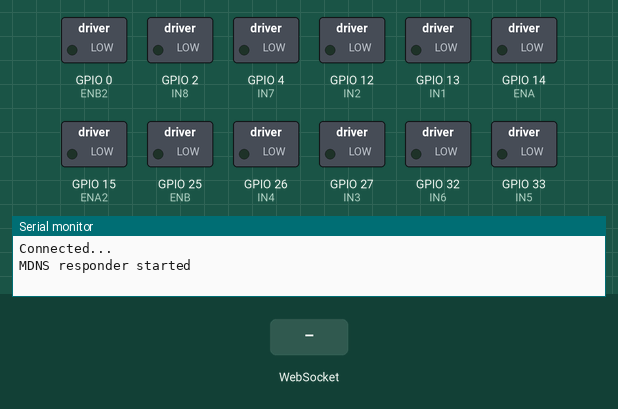
Simulated run of this sketch. Board: ESP32. Shown: switched loads named in the sketch (green lamp = pin HIGH), the last lines printed to the serial monitor. The test bench sets the inputs (shaded band). WiFi joins after 1.5 s; servers stay silent unless stated.

Above: at 2.7 s.
2.8 s: WebSocket text "forward" received
At 3.3 s:
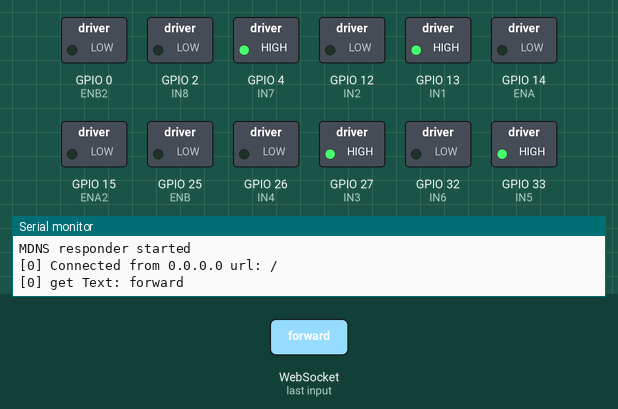
4.3 s: WebSocket text "backward" received
At 5.5 s:
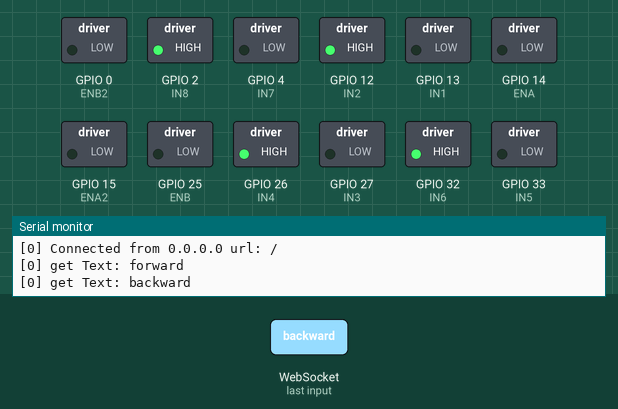
5.8 s: WebSocket text "right" received
At 6.8 s:
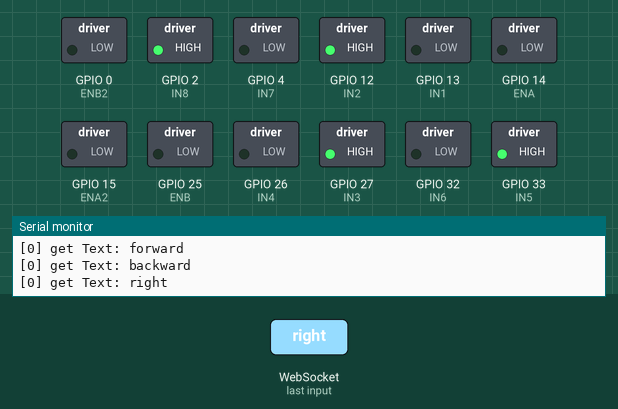
7.3 s: WebSocket text "left" received
At 7.9 s:
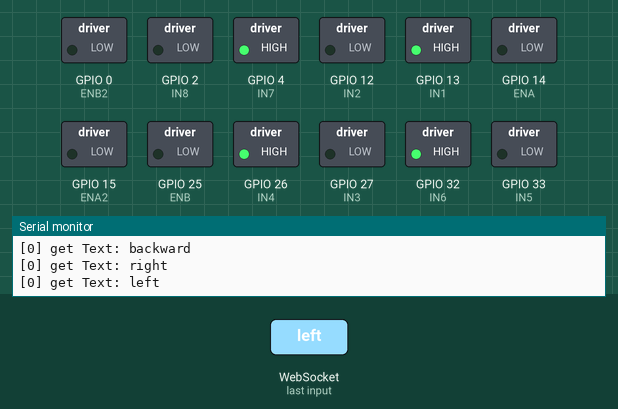
8.8 s: WebSocket text "turnRight" received
At 9.1 s:
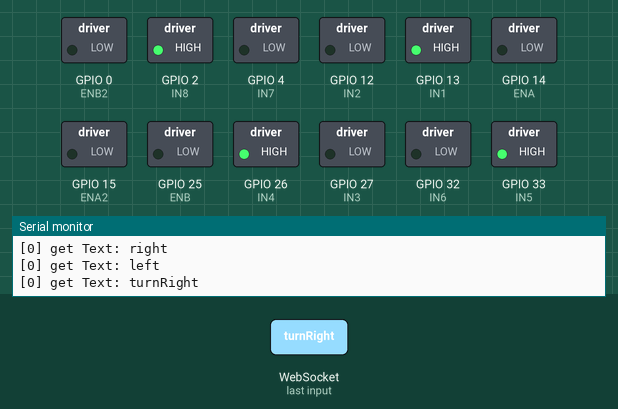
10.3 s: WebSocket text "turnLeft" received
At 11.4 s:
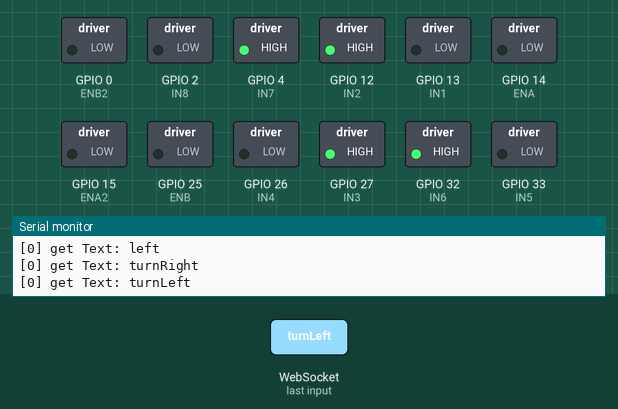
Timing chart, 0 to 12.8 s (numbered marks = the images above; inputs shaded):
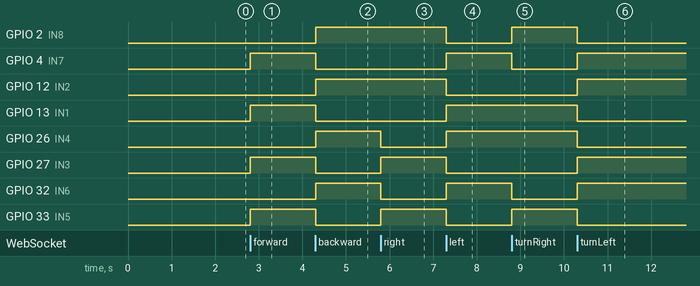

The sketch:

KoKuBot_Local_Server.ino
```cpp
#include <WiFi.h>
#include <ESPmDNS.h>
#include <WiFiManager.h>
#include <WebSocketsServer.h>
#include <Ticker.h>
#include <ArduinoJson.h>
#include <ESPAsyncWebServer.h>
#include <AsyncElegantOTA.h>

// SSID dan Password
const char* ssid = "ESP32";
const char* password = "1sampai100";

// Pin Motor
#define IN1 13
#define IN2 12
#define ENA 14
#define IN3 27
#define IN4 26
#define ENB 25
#define IN5 33
#define IN6 32
#define ENA2 15
#define IN7 4
#define IN8 2
#define ENB2 0

AsyncWebServer server(80);
WebSocketsServer websockets(81);
Ticker timer;

void stopMotors() {
  digitalWrite(IN1, LOW);
  digitalWrite(IN2, LOW);
  digitalWrite(IN3, LOW);
  digitalWrite(IN4, LOW);
  digitalWrite(IN5, LOW);
  digitalWrite(IN6, LOW);
  digitalWrite(IN7, LOW);
  digitalWrite(IN8, LOW);
}

void moveForward() {
  digitalWrite(IN1, HIGH);
  digitalWrite(IN2, LOW);
  digitalWrite(IN3, HIGH);
  digitalWrite(IN4, LOW);
  digitalWrite(IN5, HIGH);
  digitalWrite(IN6, LOW);
  digitalWrite(IN7, HIGH);
  digitalWrite(IN8, LOW);
}

void moveBackward() {
  digitalWrite(IN1, LOW);
  digitalWrite(IN2, HIGH);
  digitalWrite(IN3, LOW);
  digitalWrite(IN4, HIGH);
  digitalWrite(IN5, LOW);
  digitalWrite(IN6, HIGH);
  digitalWrite(IN7, LOW);
  digitalWrite(IN8, HIGH);
}

void moveRight() {
  digitalWrite(IN1, LOW);
  digitalWrite(IN2, HIGH);
  digitalWrite(IN3, HIGH);
  digitalWrite(IN4, LOW);
  digitalWrite(IN5, HIGH);
  digitalWrite(IN6, LOW);
  digitalWrite(IN7, LOW);
  digitalWrite(IN8, HIGH);
}

void moveLeft() {
  digitalWrite(IN1, HIGH);
  digitalWrite(IN2, LOW);
  digitalWrite(IN3, LOW);
  digitalWrite(IN4, HIGH);
  digitalWrite(IN5, LOW);
  digitalWrite(IN6, HIGH);
  digitalWrite(IN7, HIGH);
  digitalWrite(IN8, LOW);
}

void turnRight() {
  digitalWrite(IN1, HIGH);
  digitalWrite(IN2, LOW);
  digitalWrite(IN3, LOW);
  digitalWrite(IN4, HIGH);
  digitalWrite(IN5, HIGH);
  digitalWrite(IN6, LOW);
  digitalWrite(IN7, LOW);
  digitalWrite(IN8, HIGH);
}

void turnLeft() {
  digitalWrite(IN1, LOW);
  digitalWrite(IN2, HIGH);
  digitalWrite(IN3, HIGH);
  digitalWrite(IN4, LOW);
  digitalWrite(IN5, LOW);
  digitalWrite(IN6, HIGH);
  digitalWrite(IN7, HIGH);
  digitalWrite(IN8, LOW);
}

void webSocketEvent(uint8_t num, WStype_t type, uint8_t * payload, size_t length) {
  switch (type) {
    case WStype_DISCONNECTED:
      Serial.printf("[%u] Disconnected!\n", num);
      break;
    case WStype_CONNECTED: {
        IPAddress ip = websockets.remoteIP(num);
        Serial.printf("[%u] Connected from %d.%d.%d.%d url: %s\n", num, ip[0], ip[1], ip[2], ip[3], payload);
        websockets.sendTXT(num, "Connected from server");
      }
      break;
    case WStype_TEXT:
      Serial.printf("[%u] get Text: %s\n", num, payload);
      String message = String((char*)(payload));
      if (message == "forward") moveForward();
      else if (message == "backward") moveBackward();
      else if (message == "right") moveRight();
      else if (message == "left") moveLeft();
      else if (message == "turnRight") turnRight();
      else if (message == "turnLeft") turnLeft();
      else if (message == "stop") stopMotors();
      break;
  }
}

void notFound(AsyncWebServerRequest *request) {
  request->send(404, "text/html", "Page Not Found");
}

void setup() {
  Serial.begin(115200);
  pinMode(IN1, OUTPUT);
  pinMode(IN2, OUTPUT);
  pinMode(ENA, OUTPUT);
  pinMode(IN3, OUTPUT);
  pinMode(IN4, OUTPUT);
  pinMode(ENB, OUTPUT);
  pinMode(IN5, OUTPUT);
  pinMode(IN6, OUTPUT);
  pinMode(ENA2, OUTPUT);
  pinMode(IN7, OUTPUT);
  pinMode(IN8, OUTPUT);
  pinMode(ENB2, OUTPUT);

  WiFiManager wifiManager;
  wifiManager.autoConnect("Kokubot", "password");
  Serial.println("Connected...");

  if (MDNS.begin("kokubot")) {
    Serial.println("MDNS responder started");
  }

  server.on("/", [](AsyncWebServerRequest * request) {
    request->send_P(200, "text/html", R"rawliteral(
      <!DOCTYPE html>
      <html>
      <head>
        <title>Kokubot Control</title>
        <style>
          body { text-align: center; font-family: Arial, sans-serif; }
          button { padding: 10px; font-size: 16px; margin: 5px; }
        </style>
        <script>
          var socket;
          window.onload = function() {
            socket = new WebSocket("ws://" + window.location.hostname + ":81");
          }
          function sendCommand(cmd) {
            socket.send(cmd);
          }
        </script>
      </head>
      <body>
        <h1>Kokubot Control</h1>
        <button onclick="sendCommand('forward')">Maju</button>
        <button onclick="sendCommand('backward')">Mundur</button>
        <button onclick="sendCommand('right')">Geser Kanan</button>
        <button onclick="sendCommand('left')">Geser Kiri</button>
        <button onclick="sendCommand('turnRight')">Putar Kanan</button>
        <button onclick="sendCommand('turnLeft')">Putar Kiri</button>
        <button onclick="sendCommand('stop')">Berhenti</button>
      </body>
      </html>
    )rawliteral");
  });

  server.onNotFound(notFound);
  AsyncElegantOTA.begin(&server);
  server.begin();
  websockets.begin();
  websockets.onEvent(webSocketEvent);
}

void loop() {
  websockets.loop();
}
```

Measured:
- after the input at 2.8 s, GPIO 4 (IN7), GPIO 13 (IN1), GPIO 27 (IN3), GPIO 33 (IN5): LOW → HIGH at once
- after the input at 4.3 s, GPIO 2 (IN8), GPIO 12 (IN2), GPIO 26 (IN4), GPIO 32 (IN6): LOW → HIGH at once; GPIO 4 (IN7), GPIO 13 (IN1), GPIO 27 (IN3), GPIO 33 (IN5): HIGH → LOW at once
- after the input at 5.8 s, GPIO 26 (IN4), GPIO 32 (IN6): HIGH → LOW at once; GPIO 27 (IN3), GPIO 33 (IN5): LOW → HIGH at once
- after the input at 7.3 s, GPIO 2 (IN8), GPIO 12 (IN2), GPIO 27 (IN3), GPIO 33 (IN5): HIGH → LOW at once; GPIO 4 (IN7), GPIO 13 (IN1), GPIO 26 (IN4), GPIO 32 (IN6): LOW → HIGH at once
- after the input at 8.8 s, GPIO 2 (IN8), GPIO 33 (IN5): LOW → HIGH at once; GPIO 4 (IN7), GPIO 32 (IN6): HIGH → LOW at once
- after the input at 10.3 s, GPIO 2 (IN8), GPIO 13 (IN1), GPIO 26 (IN4), GPIO 33 (IN5): HIGH → LOW at once; GPIO 4 (IN7), GPIO 12 (IN2), GPIO 27 (IN3), GPIO 32 (IN6): LOW → HIGH at once
